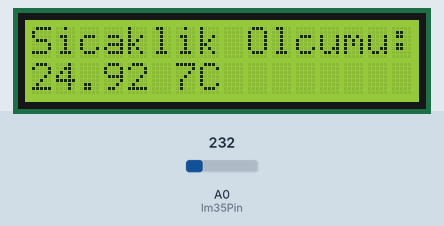
Recording of a sketch running on a simulated Arduino Uno, built with avr-gcc and run on an emulated ATmega328P. Parts: 16×2 character LCD. Inputs (shaded band) come from the test bench; at power-on: A0 (lm35Pin) = 232.

Above: at 1.2 s.
1.3 s: A0 (lm35Pin) set to 250
At 1.9 s:
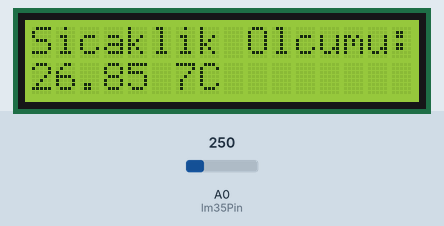
2.8 s: A0 (lm35Pin) set to 266
At 3.8 s:
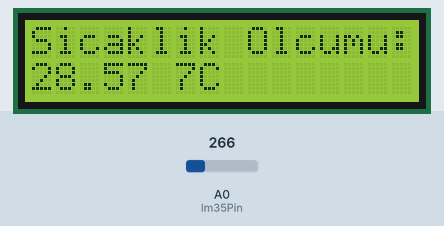
4.3 s: A0 (lm35Pin) set to 290
At 4.7 s:
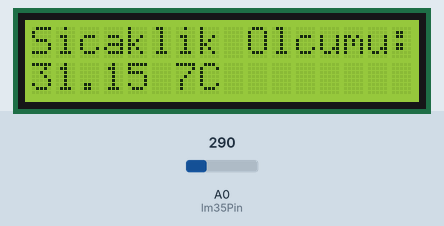
Timing chart, 0 to 7.3 s (numbered marks = the images above; inputs shaded):
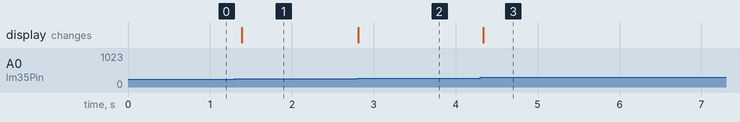

The sketch:

led_sicaklik.ino
```cpp
#include <LiquidCrystal.h>

int lm35Pin = A0;

LiquidCrystal lcd(12, 11, 5, 4, 3, 2);

void setup()
{
  lcd.begin(16, 2);
  analogReference(INTERNAL);
  lcd.print("Sicaklik Olcumu:");
}

void loop()
{
  int sicaklikVolt = analogRead(lm35Pin);
  float sicaklikC = sicaklikC = sicaklikVolt / 9.31;
  lcd.setCursor(0, 1);
  lcd.print(sicaklikC);
  lcd.setCursor(6,1);
  lcd.print("7C");
  delay(100);
}
```

Measured:
- after the input at 1.3 s, the display: changes after 0.09 s (image 1)
- after the input at 2.8 s, the display: changes at once (image 2)
- after the input at 4.3 s, the display: changes at once (image 3)
